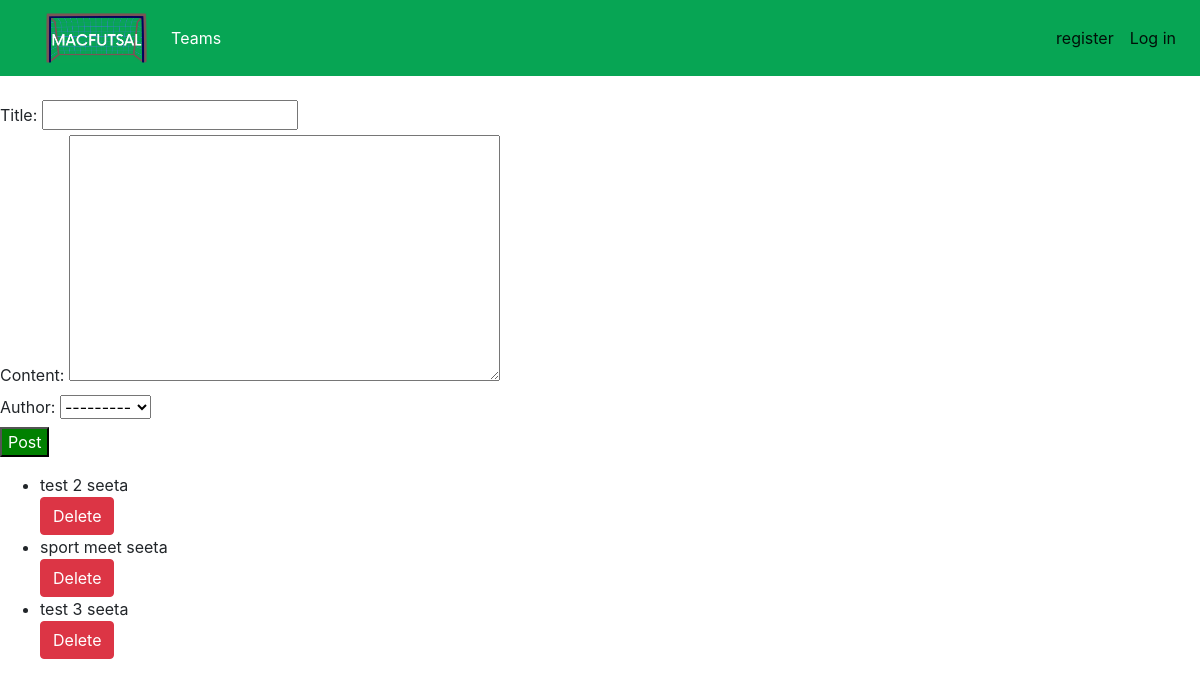
The app's page /adminpanel/admin_view/Posts/, older data.
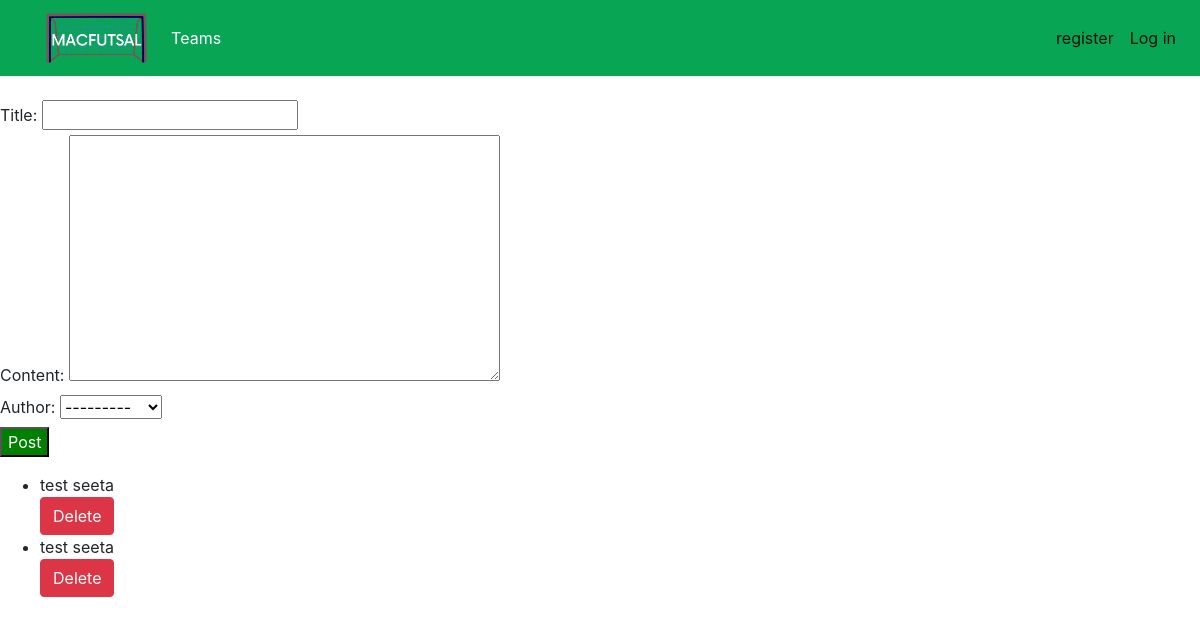
The same page, newer data.
### adminpanel/models.py (models this page shows, shortened)
class Posts(models.Model):
    title = models.CharField(max_length=100)
    content = models.TextField()
    created_at = models.DateTimeField(auto_now_add=True)
    author = models.ForeignKey( User, on_delete=models.CASCADE)

### adminpanel/views.py (the view)
# urls.py: path('adminpanel/admin_view/Posts/', post_page , name='post_page'),
def post_page(request):
    form = PostForm()
    posts = Posts.objects.all()
    if request.method == "POST":
        form = PostForm(request.POST)
        if form.is_valid():
            form.save()
    context = {
        "form":form,
        "posts":posts,
    }
    return render(request,'adminpanel/Template/admin/Posts_and_Updates.html',context)

### adminpanel/forms.py
class PostForm(forms.ModelForm):
    class Meta:
        model = Posts
        fields = "__all__"

### login/context_processors.py (called while the page is built)
def groups(request):
    user = request.user
    return {
        'is_Class_Coordinator': user.groups.filter(name='Class Coordinator').exists(),
        'is_System_Handler': user.groups.filter(name='System Handler').exists(),
        'is_adminpanel': user.groups.filter(name='adminpanel').exists(),
    }

### adminpanel/Template/Admin/Posts_and_Updates.html (shortened to what this page needs)
<div>
  {% extends 'base.html' %}
  {% block main %} <br>
    <form method="post">
      {{form.as_div}}
      <button type="submit" style="background-color:green; color:rgb(255, 255, 255)" >Post</button>
    </form>
    <ul>
      {% for post in posts %}
      <li>
        {{post.title}}
        {{post.author}}
      </li>
      <a href="{% url 'adminpanel:delete_post' post.id %}" class="btn btn-danger">Delete</a>
      {% endfor %}
    </ul>
  {% endblock %}

### login/templates/base.html (shortened to what this page needs)
<!doctype html>
<html lang="en">
  <head>
    <link rel="stylesheet" href="https://cdn.jsdelivr.net/npm/bootstrap@4.3.1/dist/css/bootstrap.min.css">
  </head>
  <body>
    {% load static %}
    <nav class="navbar navbar-expand-lg navbar-light "  id="navbar" style="background-color: #07a554; ">
        <a class="navbar-brand " style="color:#ffffff; padding-left: 30px;" href="/">
          <img class="d-block w-100" src= "{% static 'images/Logo.jpg' %}" alt="MacFutsalHomeImage" width="90" height="50"></a>
        <div class="collapse navbar-collapse" id="navbarNav">
          <ul class="navbar-nav">
            <li class="nav-item active">
              <a class="nav-link" style="color:#ffffff;" href="/Teams/">Teams</a>
            </li>
          </ul>
          <ul class="navbar-nav ml-auto">
              {% if user.is_authenticated %}
                              <li class="nav-item">
                                  <a class="nav-link" href="{% url 'logout' %}" style="color:#ffffff;">Logout</a>
                              </li>
                              <li class="nav-item">
                                <a class="nav-link" href="/profile/" style="color:#ffffff;"><svg xmlns="http://www.w3.org/2000/svg" width="20" height="20" fill="currentColor" class="bi bi-person-circle" viewBox="0 0 16 16">
                                  <path d="M11 6a3 3 0 1 1-6 0 3 3 0 0 1 6 0z"/>
                                  <path fill-rule="evenodd" d="M0 8a8 8 0 1 1 16 0A8 8 0 0 1 0 8zm8-7a7 7 0 0 0-5.468 11.37C3.242 11.226 4.805 10 8 10s4.757 1.225 5.468 2.37A7 7 0 0 0 8 1z"/>
                                </svg>    Profile</a>
                              </li>
                            </li>
                          {% else %}
                            <li class="nav-item active">
                                <a class="nav-link" href="{% url 'register' %}">register</a>
                            </li>
                            <li class="nav-item active">
                              <a class="nav-link" href="{% url 'LoginView' %}">Log in</a>
                            </li>
              {% endif %}
          </ul>
        </div>
      </nav>
      {% block main %}
      {% endblock %}
  </body>
</html>

Row changes from the older to the newer data that the page shows:
removed Posts: title "test 2", author "seeta"
removed Posts: title "sport meet", author "seeta"
removed Posts: title "test 3", author "seeta"
added Posts: title "test", author "seeta"
added Posts: title "test", author "seeta"
